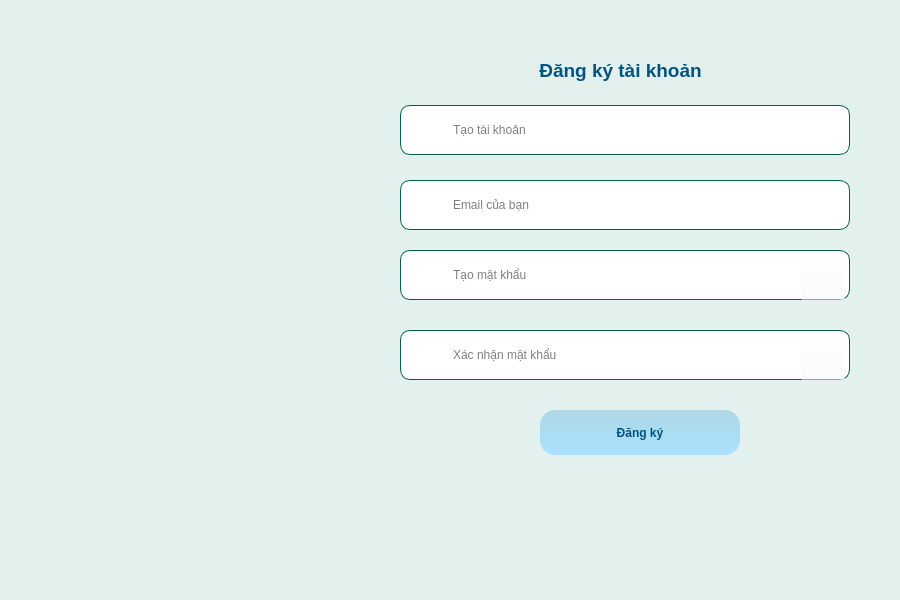
<?xml version="1.0" encoding="UTF-8"?>
<ui version="4.0">
 <class>Dialog</class>
 <widget class="QDialog" name="Dialog">
  <property name="geometry">
   <rect>
    <x>0</x>
    <y>0</y>
    <width>900</width>
    <height>600</height>
   </rect>
  </property>
  <property name="windowTitle">
   <string>Màn hình đăng ký tài khoản</string>
  </property>
  <property name="styleSheet">
   <string notr="true">QLineEdit{
padding-left:50px;
background: white;
border: 1px solid #005F49;
border-radius: 10px
}
QLineEdit:focus{
border: 2px solid #005F49;
}
QLabel{
color:#00557F;
font:bold
}
QDialog{
background-color:#E3F1EE;
background-image: url(:/icon/icon/bg.jpg)
}

#btn_signup{
	background-color: qlineargradient(spread:pad, x1:0, y1:0, x2:0, y2:1, stop:0 rgba(173, 216, 230, 255), stop:1 rgba(170, 225, 255, 255));
	border-radius: 15px;
	color: #00557F;
	font-weight:bold
}
#btn_signup:hover{
	background-color: #00557F;
	cursor: pointer;
    color: white;
}
#btn_back{
	background-color: qlineargradient(spread:pad, x1:0, y1:0, x2:0, y2:1, stop:0 rgba(173, 216, 230, 255), stop:1 rgba(170, 225, 255, 255));
	border-radius: 15px;
	color: rgb(245, 245, 235);
}
#btn_back:hover{
	background-color: rgba(200, 216, 230, 255);
	cursor: pointer;
    color: black;
}</string>
  </property>
  <widget class="QLabel" name="label_4">
   <property name="geometry">
    <rect>
     <x>520</x>
     <y>50</y>
     <width>201</width>
     <height>41</height>
    </rect>
   </property>
   <property name="minimumSize">
    <size>
     <width>0</width>
     <height>0</height>
    </size>
   </property>
   <property name="font">
    <font>
     <family>Segoe UI</family>
     <pointsize>14</pointsize>
     <weight>75</weight>
     <bold>true</bold>
    </font>
   </property>
   <property name="styleSheet">
    <string notr="true">text-align: center</string>
   </property>
   <property name="text">
    <string>Đăng ký tài khoản</string>
   </property>
   <property name="alignment">
    <set>Qt::AlignCenter</set>
   </property>
   <property name="indent">
    <number>-1</number>
   </property>
  </widget>
  <widget class="QPushButton" name="btn_signup">
   <property name="geometry">
    <rect>
     <x>540</x>
     <y>410</y>
     <width>200</width>
     <height>45</height>
    </rect>
   </property>
   <property name="font">
    <font>
     <weight>75</weight>
     <bold>true</bold>
    </font>
   </property>
   <property name="cursor">
    <cursorShape>PointingHandCursor</cursorShape>
   </property>
   <property name="styleSheet">
    <string notr="true"/>
   </property>
   <property name="text">
    <string>Đăng ký</string>
   </property>
  </widget>
  <widget class="QLineEdit" name="txt_username">
   <property name="geometry">
    <rect>
     <x>400</x>
     <y>105</y>
     <width>450</width>
     <height>50</height>
    </rect>
   </property>
   <property name="minimumSize">
    <size>
     <width>350</width>
     <height>50</height>
    </size>
   </property>
   <property name="maximumSize">
    <size>
     <width>450</width>
     <height>50</height>
    </size>
   </property>
   <property name="placeholderText">
    <string>Tạo tài khoản</string>
   </property>
  </widget>
  <widget class="QPushButton" name="btn_hidepass">
   <property name="geometry">
    <rect>
     <x>800</x>
     <y>255</y>
     <width>45</width>
     <height>45</height>
    </rect>
   </property>
   <property name="minimumSize">
    <size>
     <width>40</width>
     <height>40</height>
    </size>
   </property>
   <property name="maximumSize">
    <size>
     <width>50</width>
     <height>50</height>
    </size>
   </property>
   <property name="cursor">
    <cursorShape>PointingHandCursor</cursorShape>
   </property>
   <property name="styleSheet">
    <string notr="true">background-color: rgba(255, 255, 255, 0);</string>
   </property>
   <property name="text">
    <string/>
   </property>
   <property name="icon">
    <iconset resource="resource.qrc">
     <normaloff>:/icon/icon/hidepass.png</normaloff>:/icon/icon/hidepass.png</iconset>
   </property>
  </widget>
  <widget class="QLineEdit" name="txt_repassword">
   <property name="geometry">
    <rect>
     <x>400</x>
     <y>330</y>
     <width>450</width>
     <height>50</height>
    </rect>
   </property>
   <property name="minimumSize">
    <size>
     <width>350</width>
     <height>50</height>
    </size>
   </property>
   <property name="maximumSize">
    <size>
     <width>450</width>
     <height>50</height>
    </size>
   </property>
   <property name="placeholderText">
    <string>Xác nhận mật khẩu</string>
   </property>
  </widget>
  <widget class="QPushButton" name="btn_hiderepass">
   <property name="geometry">
    <rect>
     <x>800</x>
     <y>335</y>
     <width>45</width>
     <height>45</height>
    </rect>
   </property>
   <property name="minimumSize">
    <size>
     <width>40</width>
     <height>40</height>
    </size>
   </property>
   <property name="maximumSize">
    <size>
     <width>50</width>
     <height>50</height>
    </size>
   </property>
   <property name="cursor">
    <cursorShape>PointingHandCursor</cursorShape>
   </property>
   <property name="styleSheet">
    <string notr="true">background-color: rgba(255, 255, 255, 0);</string>
   </property>
   <property name="text">
    <string/>
   </property>
   <property name="icon">
    <iconset resource="resource.qrc">
     <normaloff>:/icon/icon/hidepass.png</normaloff>:/icon/icon/hidepass.png</iconset>
   </property>
  </widget>
  <widget class="QLineEdit" name="txt_password">
   <property name="geometry">
    <rect>
     <x>400</x>
     <y>250</y>
     <width>450</width>
     <height>50</height>
    </rect>
   </property>
   <property name="minimumSize">
    <size>
     <width>350</width>
     <height>50</height>
    </size>
   </property>
   <property name="maximumSize">
    <size>
     <width>450</width>
     <height>50</height>
    </size>
   </property>
   <property name="placeholderText">
    <string>Tạo mật khẩu</string>
   </property>
  </widget>
  <widget class="QLabel" name="label">
   <property name="geometry">
    <rect>
     <x>-10</x>
     <y>80</y>
     <width>411</width>
     <height>351</height>
    </rect>
   </property>
   <property name="styleSheet">
    <string notr="true">image: url(:/icon/icon/login.jpg);</string>
   </property>
   <property name="text">
    <string/>
   </property>
  </widget>
  <widget class="QLabel" name="label_5">
   <property name="geometry">
    <rect>
     <x>410</x>
     <y>115</y>
     <width>30</width>
     <height>30</height>
    </rect>
   </property>
   <property name="styleSheet">
    <string notr="true">image: url(:/icon/icon/user.png);
border-radius: 10px;</string>
   </property>
   <property name="text">
    <string/>
   </property>
  </widget>
  <widget class="QLabel" name="label_2">
   <property name="geometry">
    <rect>
     <x>410</x>
     <y>260</y>
     <width>30</width>
     <height>30</height>
    </rect>
   </property>
   <property name="styleSheet">
    <string notr="true">image: url(:/icon/icon/password.png);
background-color: none;
border-radius: 10px</string>
   </property>
   <property name="text">
    <string/>
   </property>
  </widget>
  <widget class="QLabel" name="label_3">
   <property name="geometry">
    <rect>
     <x>410</x>
     <y>340</y>
     <width>30</width>
     <height>30</height>
    </rect>
   </property>
   <property name="styleSheet">
    <string notr="true">image: url(:/icon/icon/password.png);
background-color: none;
border-radius: 10px</string>
   </property>
   <property name="text">
    <string/>
   </property>
  </widget>
  <widget class="QLineEdit" name="txt_email">
   <property name="geometry">
    <rect>
     <x>400</x>
     <y>180</y>
     <width>450</width>
     <height>50</height>
    </rect>
   </property>
   <property name="minimumSize">
    <size>
     <width>350</width>
     <height>50</height>
    </size>
   </property>
   <property name="maximumSize">
    <size>
     <width>450</width>
     <height>50</height>
    </size>
   </property>
   <property name="placeholderText">
    <string>Email của bạn</string>
   </property>
  </widget>
  <widget class="QLabel" name="label_6">
   <property name="geometry">
    <rect>
     <x>410</x>
     <y>190</y>
     <width>30</width>
     <height>30</height>
    </rect>
   </property>
   <property name="styleSheet">
    <string notr="true">image: url(:/icon/icon/icons8-email-100.png);
border-radius: 10px;</string>
   </property>
   <property name="text">
    <string/>
   </property>
  </widget>
  <zorder>txt_password</zorder>
  <zorder>label_4</zorder>
  <zorder>btn_signup</zorder>
  <zorder>txt_username</zorder>
  <zorder>btn_hidepass</zorder>
  <zorder>txt_repassword</zorder>
  <zorder>btn_hiderepass</zorder>
  <zorder>label</zorder>
  <zorder>label_5</zorder>
  <zorder>label_2</zorder>
  <zorder>label_3</zorder>
  <zorder>txt_email</zorder>
  <zorder>label_6</zorder>
 </widget>
 <resources>
  <include location="resource.qrc"/>
 </resources>
 <connections/>
</ui>
